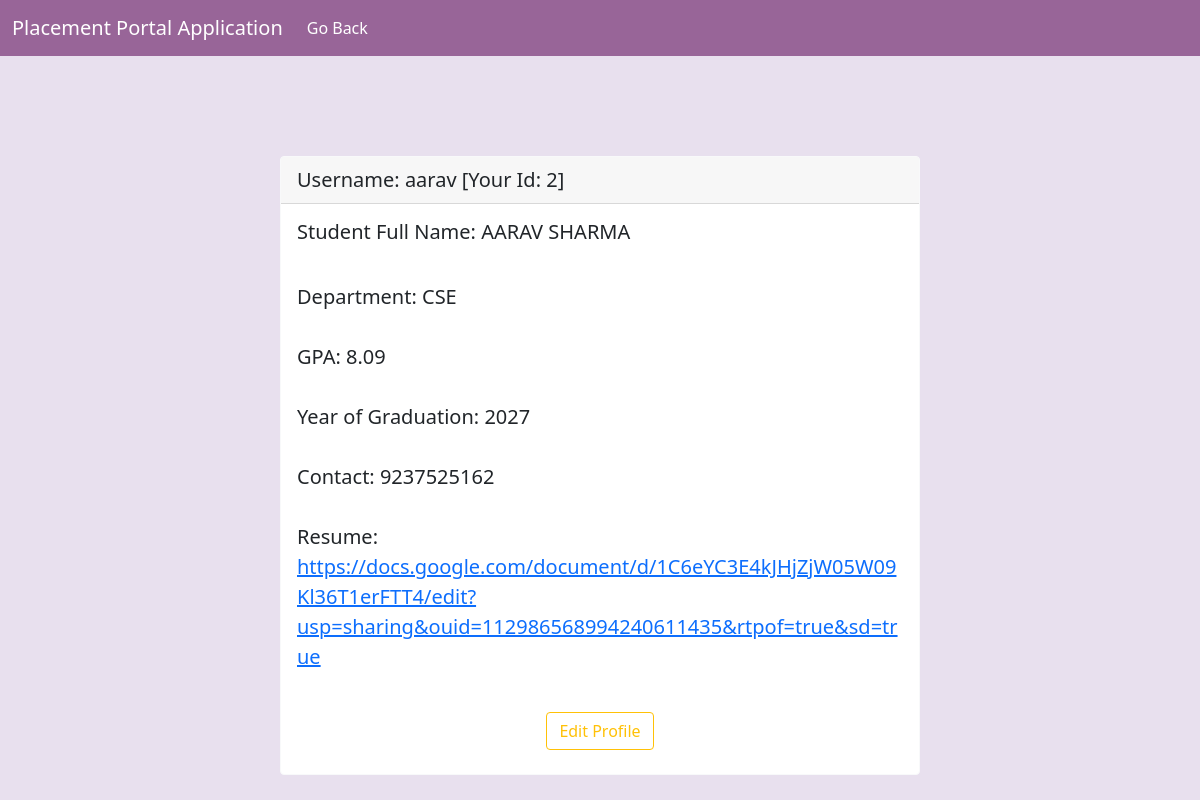
Screenshot of /S_my_profile/2 with the database file from the repository.
### application/models.py (models this page shows)
class User(db.Model):
    __tablename__ = 'user'
    uid = db.Column(db.Integer, primary_key=True)
    username = db.Column(db.String(), unique=True, nullable=False)
    email = db.Column(db.String(), unique=True, nullable=False)
    password = db.Column(db.String(), nullable=False)
    type = db.Column(db.String(), nullable=False)
    student = db.relationship('Student', backref='student_account', foreign_keys='Student.sid')
    company = db.relationship('Company', backref='company_account', foreign_keys='Company.cid')

class Student(db.Model):
    __tablename__ = 'student'
    sid = db.Column(db.Integer, db.ForeignKey('user.uid'), primary_key=True)
    username = db.Column(db.String(), db.ForeignKey('user.username'), nullable=False)
    sname = db.Column(db.String(), nullable=False)
    sdepartment = db.Column(db.String(), nullable=False)
    gpa = db.Column(db.Float, nullable=False)
    yog = db.Column(db.Integer, nullable=False)
    contact = db.Column(db.String(), nullable=False)
    resume = db.Column(db.String(), nullable=True)
    status = db.Column(db.String(), nullable=False, default='Activated') #account status: can be deactivated by admin [Activated, Deactivated]
    applications = db.relationship('Application', backref='student', foreign_keys='Application.sid', cascade='all, delete-orphan')

### application/controllers.py (the view)
@app.route("/S_my_profile/<int:user_id>", methods=["GET", "POST"])
def S_my_profile(user_id):
    this_user = User.query.filter_by(uid=user_id).first()
    this_student = Student.query.filter_by(sid=user_id).first()
    return render_template("S_my_profile.html", this_user=this_user, this_student=this_student)

### templates/S_my_profile.html (shortened to what this page needs)
<!DOCTYPE html>
<html lang="en">
<head>
    <link rel="stylesheet" href="/static/style.css">
    <link href="https://cdn.jsdelivr.net/npm/bootstrap@5.0.2/dist/css/bootstrap.min.css" rel="stylesheet">
</head>
<body>
    <div id="main">
        <div id="canvas">
            <nav class="navbar navbar-expand-lg navbar-light">
                <div class="container-fluid">
                    <a class="navbar-brand" href="#">Placement Portal Application</a>
                    <div class="collapse navbar-collapse" id="navbarSupportedContent">
                        <ul class="navbar-nav me-auto mb-2 mb-lg-0">
                            <li class="nav-item">
                            <a class="nav-link active" aria-current="page" href="/student/{{this_user.uid}}">Go Back</a>
                            </li>
                        </ul>
                    </div>
                </div>
            </nav>
            <div id="info">
                <div class="card border-light mb-3" style="max-width: 40rem;">
                <div class="card-header">Username: {{this_user.username}} [Your Id: {{this_user.uid}}]</div>
                <div class="card-body">
                    <h5 class="card-title">Student Full Name: {{this_student.sname}}</h5><br>
                    <p class="card-text">
                        Department: {{this_student.sdepartment}}<br><br>
                        GPA: {{this_student.gpa}}<br><br>
                        Year of Graduation: {{this_student.yog}}<br><br>
                        Contact: {{this_student.contact}}<br><br>
                        Resume: <a href="{{this_student.resume}}" target="_blank">{{this_student.resume}}</a>
                    </p>
                </div>
                <div class="d-flex justify-content-center my-4">
                    <a href="/S_edit/{{this_user.uid}}" class="btn btn-outline-warning mx-2">Edit Profile</a>
                </div>
                </div>
            </div>
        </div>
    </div>
</body>
</html>

### static/style.css (style rules this page uses)
* { margin:0px; }
#main { background-color: rgb(240, 238, 241); }
#canvas { width: 100%; margin:auto; height:800px; background-color: rgb(232, 224, 238); }

### templates/S_my_profile.html (style rules this page uses)
.card { margin: auto; border: 1px solid black; margin-top: 100px; font-size: 20px; }
body { background-color: rgb(232, 224, 238); }
.navbar, .navbar-brand, .nav-link { color: white !important; background-color: rgb(152, 101, 152) }

### rows the page displays
User: username "aarav", uid "2"
Student: sname "AARAV SHARMA", sdepartment "CSE", gpa "8.09", yog "2027", contact "9237525162", resume "https://docs.google.com/document/d/1C6eYC3E4kJHjZjW05W09Kl36T1erFTT4/edit?usp=sharing&ouid=112986568994240611435&rtpof=true&sd=true"
